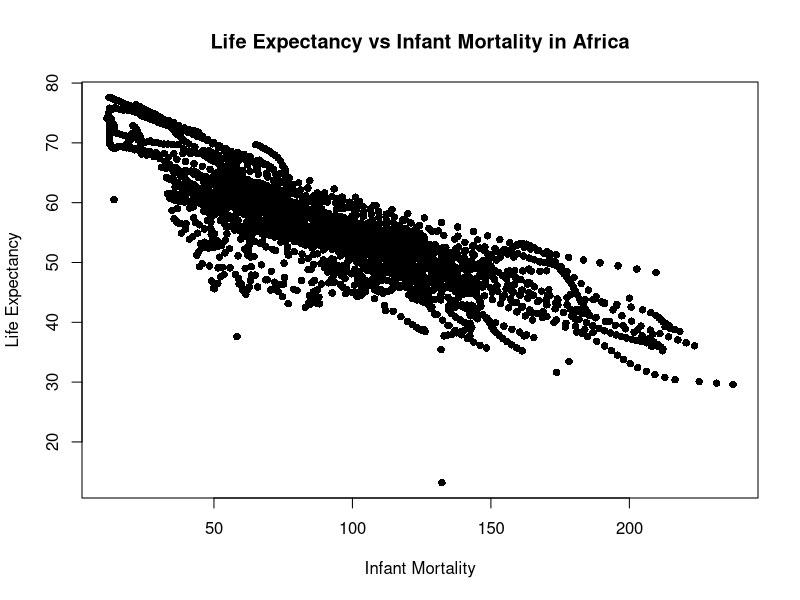
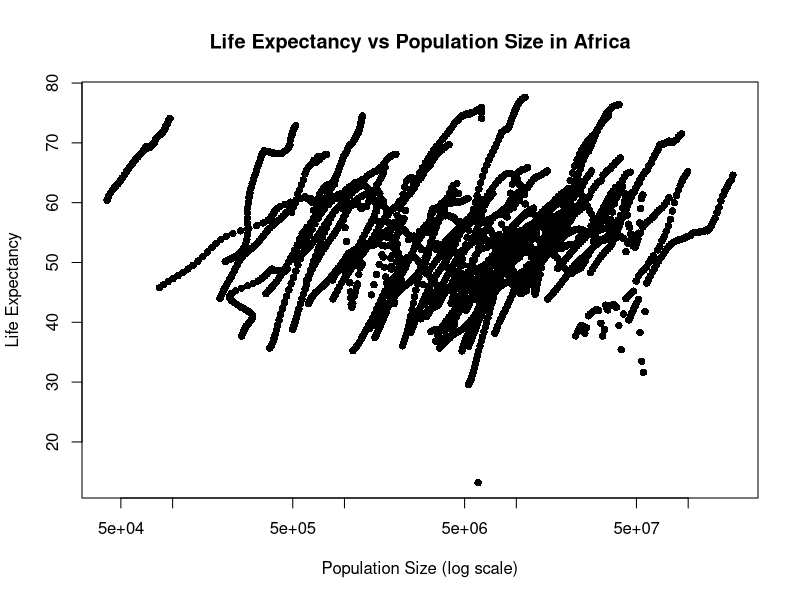
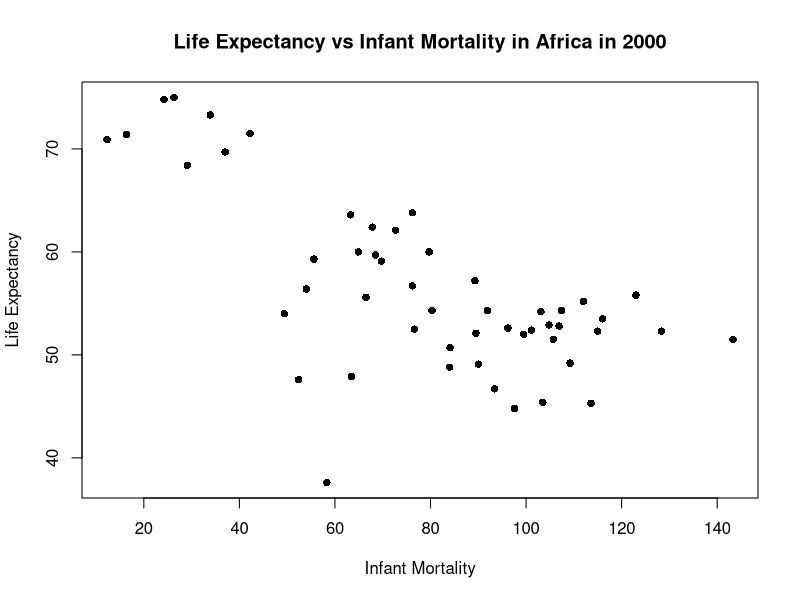
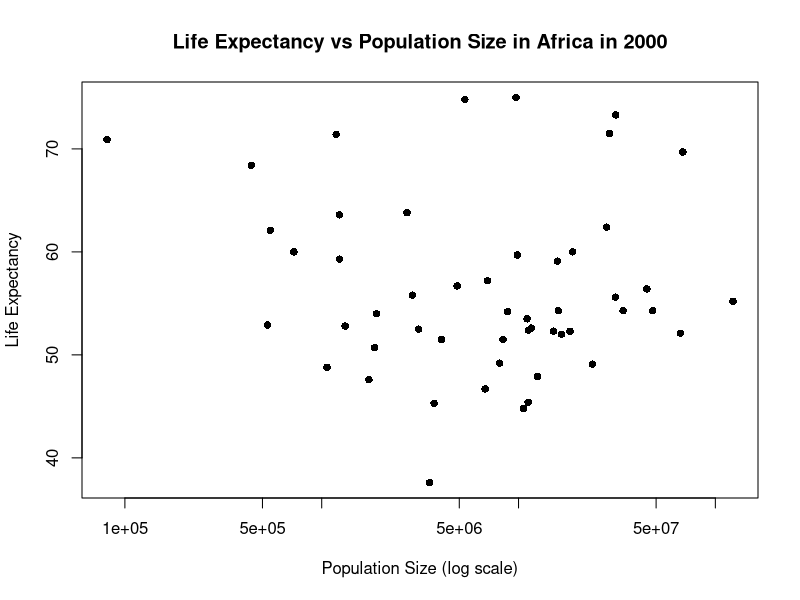

Reproduce these figures in R, in order.
## ---- chunk 1
#load dslabs package
library(dslabs)
library(tidyverse)

#help(gapminder)
#The str functions is used to look at observations and variables in the dataset  
str(gapminder)

#get a summary of data
summary(gapminder)

#determine the type of object gapminder is
#The class function is a data frame that allows us to look at a class of the dataset
class(gapminder)

#Using the gapminder dataset, I've created a new dataframe that will only include countries that have Africa as the continent
africadata <- gapminder[gapminder$continent == "Africa", ]

#Check the structure and summary of africadata
str(africadata)
summary(africadata)

#Create a dataframe with infant mortality and life expectancy
africa_mort_life <- africadata[, c("infant_mortality", "life_expectancy")]

#Inspect the structure and summary
str(africa_mort_life)
summary(africa_mort_life)

#Create a dataframe with population and life expectancy
africa_pop_life <- africadata[, c("population", "life_expectancy")]

#Inspect the structure and summary
str(africa_pop_life)
summary(africa_pop_life)
## ---- chunk 2
#Plot life expectancy vs infant mortality for African countries
#Using the plot function to make the plot
plot(
    #Using the infant_mortality column and makes them the x-axis values
  africa_mort_life$infant_mortality,
  #Using the life_expectancy column and makes them the y-axis values
  africa_mort_life$life_expectancy,
  #labels the x-axis infant mortality and the y-axis Life expectancy
  xlab = "Infant Mortality",
  ylab = "Life Expectancy",
  #Makes the title of the plot Life expectancy vs infant mortality in Africa
  main = "Life Expectancy vs Infant Mortality in Africa",
  pch = 16
)


#Plot life expectancy vs population size for African countries
#Using the plot function to make the plot
plot(
    #Using the population column and makes them the x-axis values
  africa_pop_life$population,
  #Using the life expectancy column and makes them the y-axis values
  africa_pop_life$life_expectancy,
  #labels the x-axis population size and the y-axis Life expectancy
  xlab = "Population Size (log scale)",
  ylab = "Life Expectancy",
  #Makes the title of the plot Life expectancy vs population size in Africa
  main = "Life Expectancy vs Population Size in Africa",
  pch = 16,
  #Setting the scale of the x-axis to be logarithmic
  log = "x"
)
## ---- chunk 3
#Identifies which years have missing data for infant mortality 
#is.na() functions chacks if each value in the dataframe is NA or not
missing_im <- is.na(africadata$infant_mortality)

#Lists the years when infant mortality is missing
missing_years <- sort(unique(africadata$year[missing_im]))
missing_years

#Extract data for the year 2000 only
africa_2000 <- africadata[africadata$year == 2000, ]

#Check the structure of the new dataset
str(africa_2000)

#View summary statistics for the year 2000 data
summary(africa_2000)

#Plot life expectancy vs infant mortality for Africa in the year 2000
#Using the plot function to make the plot
plot(
     #Using the infant mortality column and makes them the x-axis values
  africa_2000$infant_mortality,
   #Using the life expectancy column and makes them the y-axis values
  africa_2000$life_expectancy,
  #labels the x-axis infant mortality and the y-axis Life expectancy
  xlab = "Infant Mortality",
  ylab = "Life Expectancy",
  #Makes the title of the plot Life expectancy vs infant mortality in Africa in 2000
  main = "Life Expectancy vs Infant Mortality in Africa in 2000",
  pch = 16
)

# Plot life expectancy vs population size for Africa in the year 2000
#Using the plot function to make the plot
plot(
     #Using the population column and makes them the x-axis values
  africa_2000$population,
   #Using the life expectancy column and makes them the y-axis values
  africa_2000$life_expectancy,
  #labels the x-axis population size and the y-axis Life expectancy
  xlab = "Population Size (log scale)",
  ylab = "Life Expectancy",
  #Makes the title of the plot Life expectancy vs population size in Africa in 2000
  main = "Life Expectancy vs Population Size in Africa in 2000",
  pch = 16,
  #Setting the scale of the x-axis to be logarithmic
  log = "x"
)

#Models life expectancy as a function of infant mortality
#lm is used to fit linear models
lm_infant <- lm(life_expectancy ~ infant_mortality, data = africa_2000)

# Models life expectancy as a function of population size
lm_population <- lm(life_expectancy ~ population, data = africa_2000)

# prints results for both models
summary(lm_infant)
summary(lm_population)
